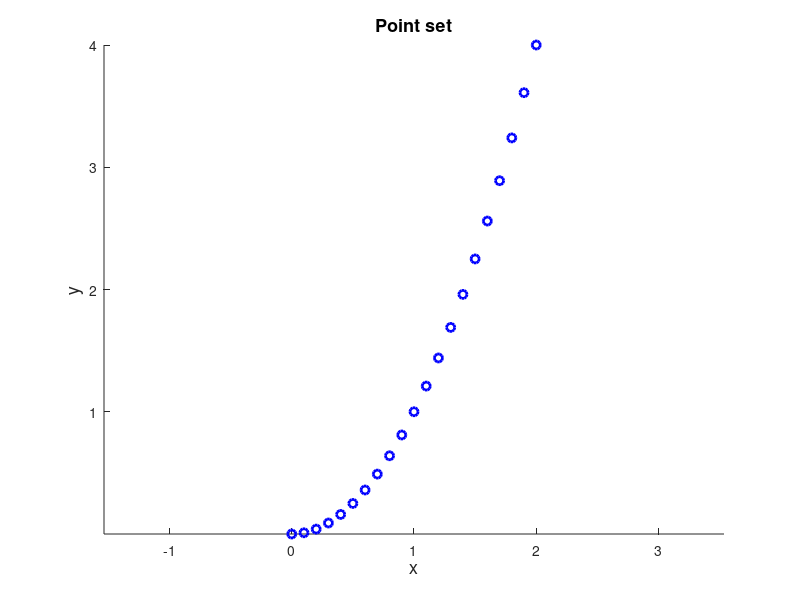

Source code (MATLAB): (Note: this script raises an error after producing the figure.)
%% Verification of the Upper Bound Theorem (McMullen, 1970) in 2 dimensions

%% Introduction
% The cyclic polytope $CP(n,d)$ may be defined as the convex hull of $n$
% vertices on the moment curve $(t, t^2, t^3, ..., t^d)$. The precise
% choice of which $n$ points on this curve are selected is irrelevant for
% the combinatorial structure of this polytope. The number of
% $(d-1)$ -dimensional facets (faces) of $CP(n,d)$ is given by the formula:
%
% $$f_i(\Delta(n,d)) = \frac{n}{n - \frac{d}{2}} {{n - \frac{d}{2}} \choose
% n-d} \hspace{0.2in} d \quad \textrm{even} \quad $$
%
% $$f_i(\Delta(n,d)) = 2 {{n - \frac{d+1}{2}} \choose n-d} \hspace{0.2in} d
% \quad \textrm{odd} \quad $$
%
% The upper bound theorem states that cyclic polytopes have the largest
% possible number of faces among all convex polytopes with a given
% dimension and number of vertices.

%% Initial data
% Set the points the convex hull of which is to be calculated.
t=(0:0.1:2)';
points=[t,t.^2];
%%
% Plot the point set in blue circles.
figure('Name','Point set','NumberTitle','off')
scatter(points(:,1),points(:,2),...
    'marker','o','MarkerEdgeColor',[0 0 1],'LineWidth',2)
xlabel('x','FontSize',13);
ylabel('y','FontSize',13);
title('Point set','FontSize',13)
axis equal

%% Processing
% Find the point identities defining each facet of the convex hull of the
% point set.
chull1=convhull_nd(points);

%% Post-processing
% Find the number of the facets of the convex hull.
nfacets1=size(chull1,1)
%%
% Calculate the number of points the convex hull of which was calculated,
% as well as their dimension.
[n,d]=size(points)
%%
% Calculate the maximum number of faces (1-dimensional facets) that a
% 2-dimensional convex hull ($$d=2$) of 21 points can have.
maxfacets=n/(n-d/2)*nchoosek(n-d/2,n-d)
%%
% Check the validity of the Upper Bound Theorem.
if maxfacets<nfacets1
    error('Upper Bound Theorem not satisfied')
end

%% Plots
% Find the first and the second point identity of each edge of the convex
% hull.
node1=chull1(:,1);
node2=chull1(:,2);
%%
% Find the x and y coordinates of the first and second point of each
% edge of the convex hull.
x1=points(node1,1);
x2=points(node2,1);
y1=points(node1,2);
y2=points(node2,2);
%%
% Arrange the coordinate data.
X1=[x1,x2]';
Y1=[y1,y2]';
%%
% Plot the convex hull.
figure('Name','Convex hull','NumberTitle','off')
line(X1,Y1,'marker','.','markersize',20,'markeredgecolor',[1 0.5 0],...
    'linestyle','-', 'linewidth',2,'color','blue');
xlabel('x','FontSize',13);
ylabel('y','FontSize',13);
title('Convex hull','FontSize',13)

%% Contact author
%
%  (c) 2024 by George Papazafeiropoulos
%  First Lieutenant, Infrastructure Engineer, Hellenic Air Force
%  Civil Engineer, M.Sc., Ph.D. candidate, NTUA
%
% Email: gpapazafeiropoulos@yahoo.gr
%
% Website: http://users.ntua.gr/gpapazaf/
%


